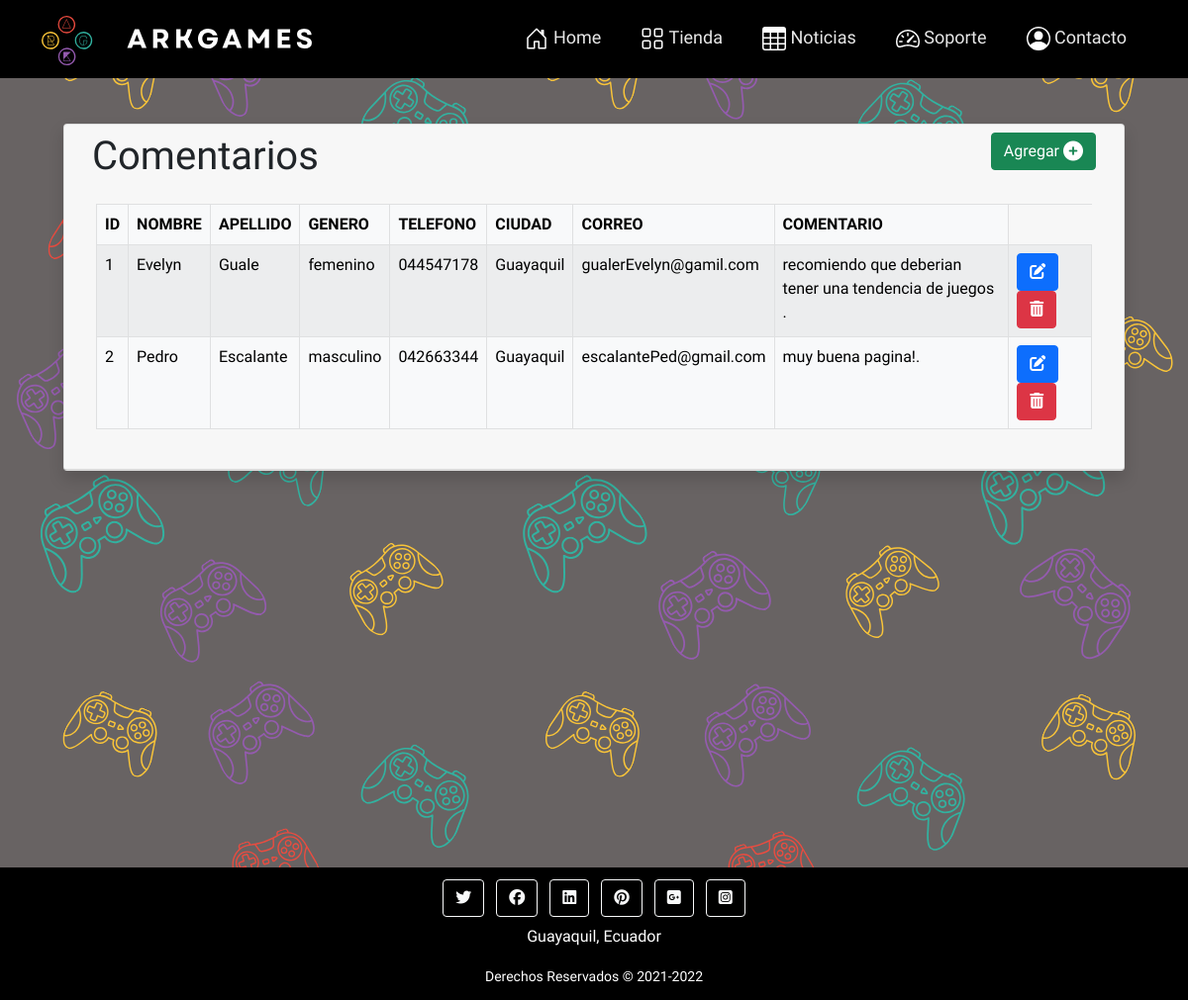
The app's page /views/Contacto/presentar_comentario.php with its own data.
### tables this page shows
CREATE TABLE `comentario` (
    `id_comentario` INT(10) NOT NULL AUTO_INCREMENT,
    `nombre` varchar(30) NOT NULL,
    `apellido` varchar(30) NOT NULL,
    `genero` varchar(10) NOT NULL,
    `telefono` varchar(10) NOT NULL,
    `ciudad` varchar(20) NOT NULL,
    `email` varchar(30) NOT NULL,
    `comentario` varchar(200) NOT NULL,
    PRIMARY KEY (`id_comentario`)
  );

### views/Contacto/presentar_comentario.php (the view, shortened to what this page needs)
<?php require_once '../../views/Templates/HeadBootstrap.php' ?>
<link rel="stylesheet" href="../../assets/css/GualeEvelyn.css" />
<body id="bodyTemp">
    <header>
        <?php
        require_once '../Templates/navBarBootstrap.php'
        ?>
    </header>
    <?php
        include_once '../../config/conexionPDO.php';
        $sql = "select * from comentario ";
        $stmt = $pdo->prepare($sql);
        $stmt->execute();
    ?>
    <main class="main p-5 mx-3">
        <div class="container-fluid card shadow">
            <div class="card-header row">
                <div class="col-md-7">
                    <h1 class="title"> Comentarios</h1>
                </div>
                <div class="col-md-5 text-end"><a class="btn btn-success justify-center" href="frm_comentariosGualeEvelyn.php">Agregar <i class="fa-solid fa-circle-plus fa-lg"></i></a></div>
                <div class="card-body">
                    <div class="table-responsive">
                        <table class="table table-light table-striped table-bordered">
                            <thead>
                                <tr>
                                    <th>ID</th>
                                    <th>NOMBRE</th>
                                    <th>APELLIDO</th>
                                    <th>GENERO</th>
                                    <th>TELEFONO</th>
                                    <th>CIUDAD</th>
                                    <th>CORREO</th>
                                    <th>COMENTARIO</th>
                                </tr>
                            </thead>
                            <tbody>
                                <?php
                                    $filas = $stmt->fetchAll(PDO::FETCH_ASSOC);
                                    foreach ($filas as $fila) {
                                        $id = $fila['id_comentario'];
                                        ?>
                                    <tr>
                                        <td><?php echo  $id?></td>
                                        <td><?php echo $fila['nombre'] ?></td>
                                        <td><?php echo $fila['apellido'] ?></td>
                                        <td><?php echo $fila['genero'] ?></td>
                                        <td><?php echo $fila['telefono'] ?></td>
                                        <td><?php echo $fila['ciudad'] ?></td>
                                        <td><?php echo $fila['email'] ?></td>
                                        <td><?php echo $fila['comentario'] ?></td>
                                        <td>
                                            <div class="row">
                                                <div class="col">
                                                    <a class="btn btn-primary" href="editar_comentario.php?id=<?php echo $fila['id_comentario'] ?>"><i class="fa-solid fa-pen-to-square"></i></a>
                                                </div>
                                                <div class="col">
                                                    <a class="btn btn-danger" href="eliminar_comentario.php?id=<?php echo $fila['id_comentario'] ?>"><i class="fa-solid fa-trash-can"></i></a>
                                                </div>
                                            </div>
                                        </td>
                                    </tr>
                                <?php } ?>
                            </tbody>
                         </table>
                    </div>
                </div>
            </div>
        </div>
    </main>
    <?php
        require_once '../Templates/footerBootstrap.php'
    ?>
</body>
</html>

### views/Templates/HeadBootstrap.php (shortened to what this page needs)
<!DOCTYPE html>
<html lang="es">
<head>
    <link rel="stylesheet" href="../../assets/css/masterBootstrap.css" />
    <link href="https://cdn.jsdelivr.net/npm/bootstrap@5.0.2/dist/css/bootstrap.min.css" rel="stylesheet">

### views/Templates/navBarBootstrap.php (shortened to what this page needs)
<nav class="navbar navbar-expand-lg  fixed-top" id="mainNav">
    <div class="container">
        <a class="navbar-brand" href="../../index.html">
            <img src="../../assets/img/logo-icon-text.svg" alt="ArkGames" height="50" class="d-inline-block align-text-top" />
        </a>
        <div class="collapse navbar-collapse" id="navbarResponsive">
            <ul class="navbar-nav ms-auto">
                <li class="nav-item mx-0 mx-lg-1">
                    <a class="nav-link py-3 px-0 px-lg-3 rounded" href="../../index.html">
                        <svg class="bi d-inline-block align-text-top  mx-auto mb-1" width="24" height="24">
                            <use xlink:href="#home" />
                        </svg>
                        Home</a>
                </li>
                <li class="nav-item mx-0 mx-lg-1">
                    <a class="nav-link py-3 px-0 px-lg-3 rounded" href="../Catalogo/BasurtoEdgar.php">
                        <svg class="bi d-inline-block align-text-top mx-auto mb-1" width="24" height="24">
                            <use xlink:href="#grid" />
                        </svg>
                        Tienda</a>
                </li>
                <li class="nav-item mx-0 mx-lg-1">
                    <a class="nav-link py-3 px-0 px-lg-3 rounded" href="../Noticias/listar_suscripcion.php">
                        <svg class="bi d-inline-block align-text-top mx-auto mb-1" width="24" height="24">
                            <use xlink:href="#table" />
                        </svg>
                        Noticias</a>
                </li>
                <li class="nav-item mx-0 mx-lg-1">
                    <a class="nav-link py-3 px-0 px-lg-3 rounded" href="../Soporte/presentar_solicitud.php">
                        <svg class="bi d-inline-block align-text-top mx-auto mb-1" width="24" height="24">
                            <use xlink:href="#speedometer2" />
                        </svg>
                        Soporte</a>
                </li>
                <li class="nav-item mx-0 mx-lg-1">
                    <a class="nav-link py-3 px-0 px-lg-3 rounded" href="../Contacto/presentar_comentario.php">
                        <svg class="bi d-inline-block align-text-top mx-auto mb-1" width="24" height="24">
                            <use xlink:href="#people-circle" />
                        </svg>
                        Contacto</a>
                </li>
            </ul>
        </div>
    </div>
</nav>
<div style="height: 77px;"></div>

### views/Templates/footerBootstrap.php (shortened to what this page needs)
<footer class="footer py-2 text-center text-white ">
    <div class="container">
        <a class="btn btn-outline-light m-1" href="https://twitter.com/" target="_blank"><i class="fa-brands fa-twitter"></i></a>
        <a class="btn btn-outline-light m-1" href="https://www.facebook.com/" target="_blank"><i class="fa-brands fa-facebook"></i></a>
        <a class="btn btn-outline-light m-1" href="https://www.linkedin.com/" target="_blank"><i class="fa-brands fa-linkedin"></i></a>
        <a class="btn btn-outline-light m-1" href="https://www.pinterest.com/" target="_blank"><i class="fa-brands fa-pinterest"></i></a>
        <a class="btn btn-outline-light m-1" href="https://plus.google.com/" target="_blank"><i class="fa-brands fa-google-plus-square"></i></a>
        <a class="btn btn-outline-light m-1" href="https://www.instagram.com/" target="_blank"><i class="fa-brands fa-instagram-square"></i></a>
    </div>
    <div class="copyright py-1 text-center text-white">
        <address class="container">Guayaquil, Ecuador </address>
        <div class="container"><small>Derechos Reservados &copy; 2021-2022</small></div>
    </div>
</footer>

### records on screen
comentario: id_comentario "1", nombre "Evelyn", apellido "Guale", genero "femenino", telefono "044547178", ciudad "Guayaquil", email "gualerEvelyn@gamil.com", comentario "recomiendo que deberian tener una tendencia de juegos ."
comentario: id_comentario "2", nombre "Pedro", apellido "Escalante", genero "masculino", telefono "042663344", ciudad "Guayaquil", email "escalantePed@gmail.com", comentario "muy buena pagina!."
